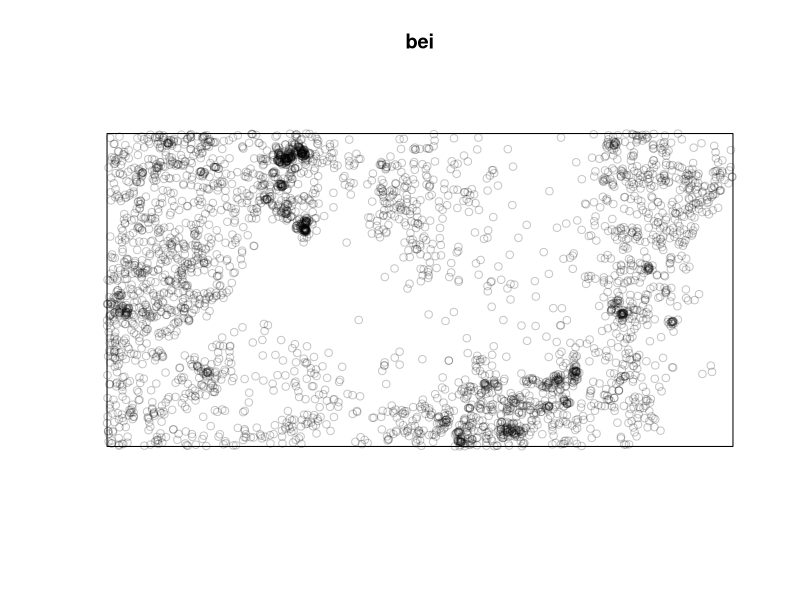
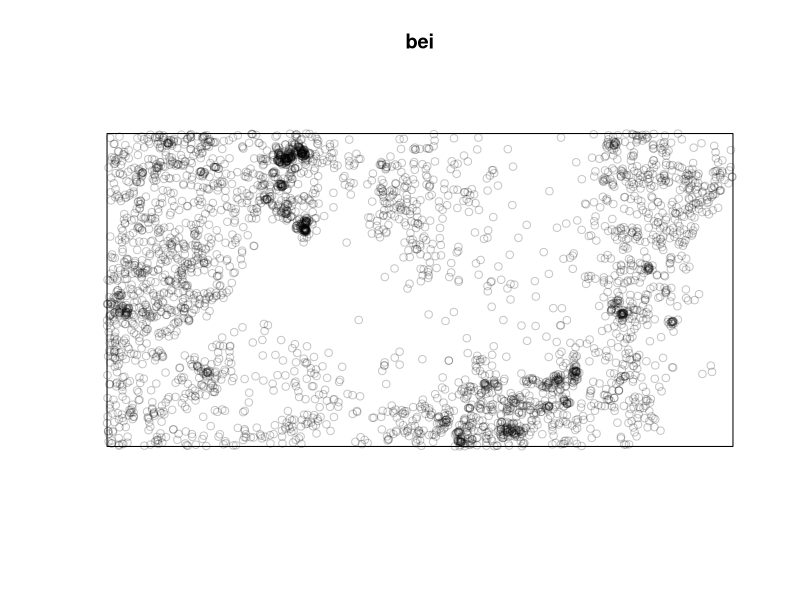
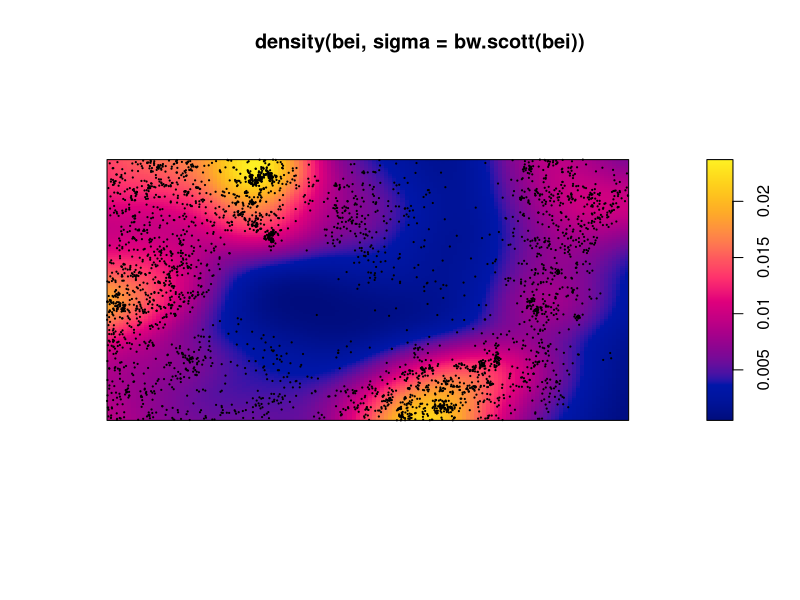
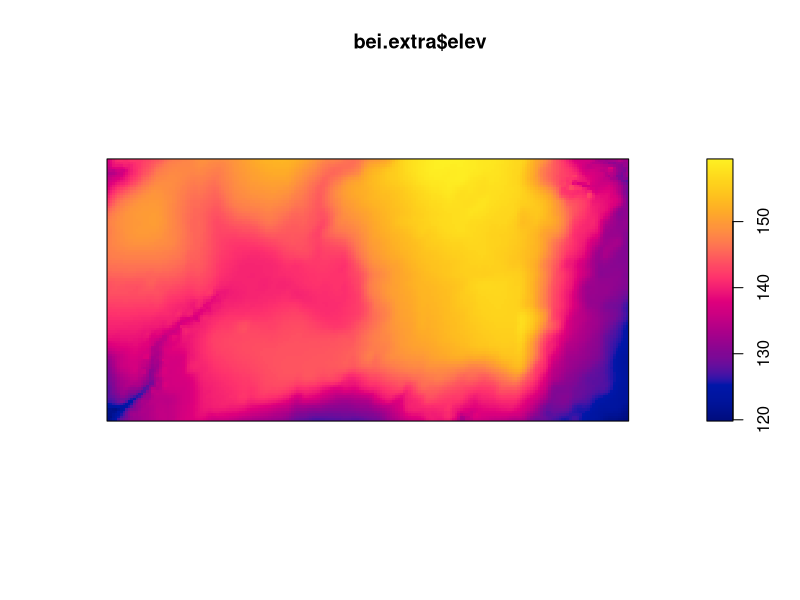
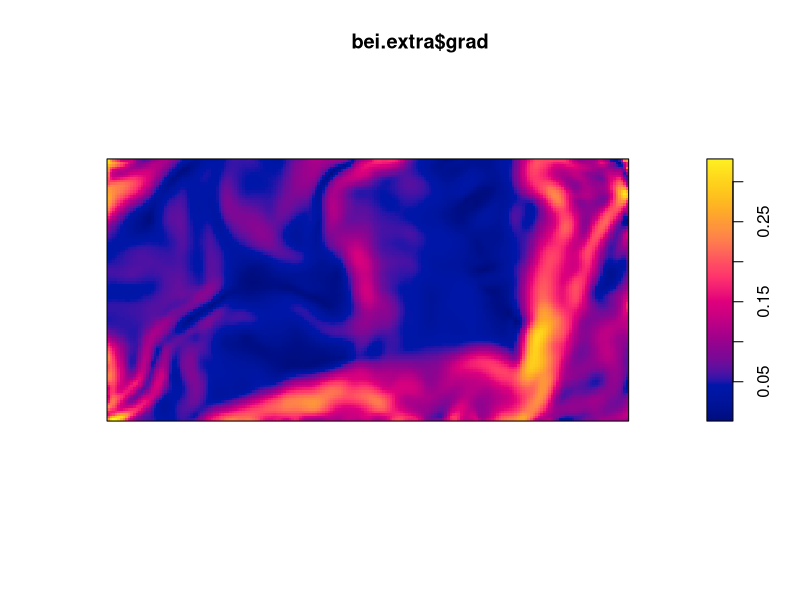
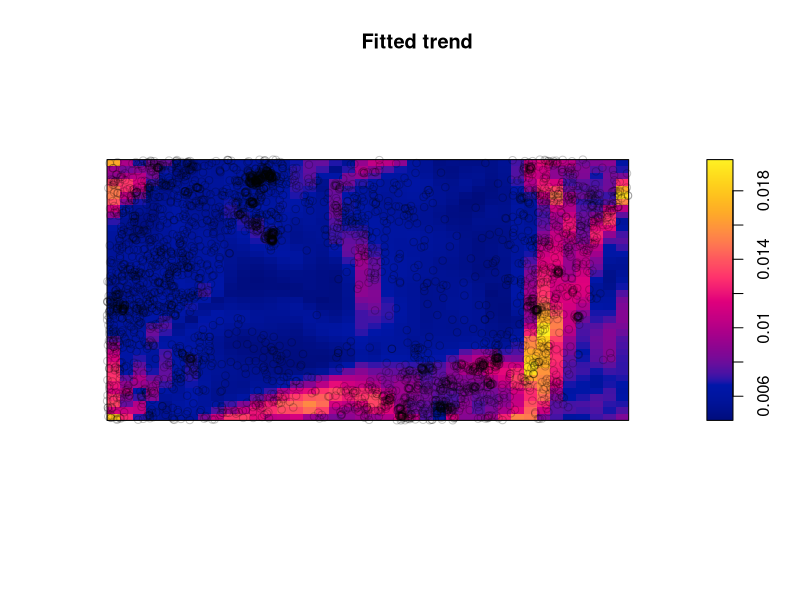
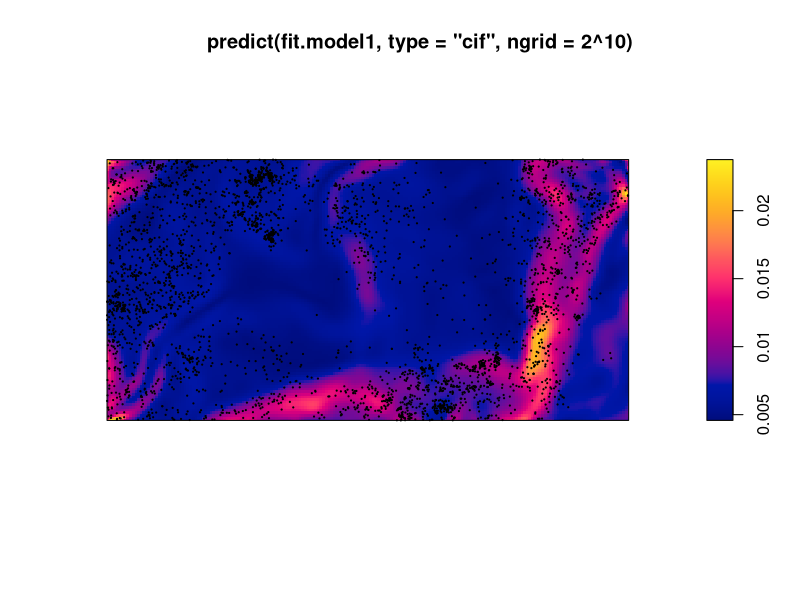
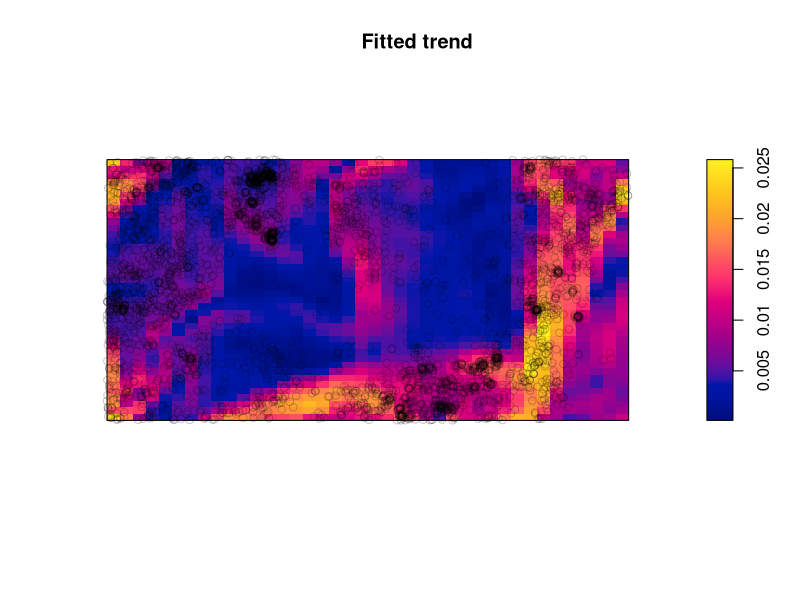

The R script that drew these images, in order:
# R code created by Choi Seokjun
# UTF-8 CRLF
# windows 10 64-bit.
# R 3.6.3


library(spatstat)

#
data(bei)
plot(bei)

# bw.scott(bei) #76.80943 41.01130
plot(bei)
filename = paste("C:/gitProject/SpaTempoDA/HW4/prob3_bei.png",sep="")
dev.copy(png,filename=filename)
dev.off()

plot(density(bei, sigma = bw.scott(bei)))
points(bei, pch = 20, cex=0.25)
filename = paste("C:/gitProject/SpaTempoDA/HW4/prob3_intensity_nocovariates.png",sep="")
dev.copy(png,filename=filename)
dev.off()


head(bei.extra)
plot(bei.extra$elev)
filename = paste("C:/gitProject/SpaTempoDA/HW4/prob3_elev.png",sep="")
dev.copy(png,filename=filename)
dev.off()
plot(bei.extra$grad)
filename = paste("C:/gitProject/SpaTempoDA/HW4/prob3_grad.png",sep="")
dev.copy(png,filename=filename)
dev.off()



# model 1
grad = bei.extra$grad
fit.model1 = ppm(bei, ~slope, covariates=list(slope=grad))
# > ppm(bei, ~slope, covariates=list(slope=grad))
# Nonstationary Poisson process

# Log intensity:  ~slope

# Fitted trend coefficients:
# (Intercept)       slope
#   -5.391053    5.026710 

#              Estimate       S.E.   CI95.lo   CI95.hi Ztest      Zval
# (Intercept) -5.391053 0.03001787 -5.449887 -5.332219   *** -179.5948
# slope        5.026710 0.24534296  4.545847  5.507573   ***   20.4885
# => λ(u) = exp(−5.391053 + 5.026710 Z(u)). 

plot(fit.model1, how = "image", se = FALSE)
filename = paste("C:/gitProject/SpaTempoDA/HW4/prob3_model1_fit.png",sep="")
dev.copy(png,filename=filename)
dev.off()

plot(predict(fit.model1, type="cif", ngrid=2^10))
points(bei, pch = 20, cex=0.25)
filename = paste("C:/gitProject/SpaTempoDA/HW4/prob3_model1_predict.png",sep="")
dev.copy(png,filename=filename)
dev.off()



# model 2
fit.model2 = ppm(bei, ~offset(log(slope)), covariates = list(slope = grad))
#              Estimate       S.E.   CI95.lo   CI95.hi Ztest      Zval
# (Intercept) -2.427165 0.01665742 -2.459813 -2.394517   *** -145.7108
# => λ(u) = exp(-2.427165)Z(u) = 0.08828677 Z(u)

plot(fit.model2, how = "image", se = FALSE)
filename = paste("C:/gitProject/SpaTempoDA/HW4/prob3_model2_fit.png",sep="")
dev.copy(png,filename=filename)
dev.off()

plot(predict(fit.model2, type="cif", ngrid=256))
points(bei, pch = 20, cex=0.25)
filename = paste("C:/gitProject/SpaTempoDA/HW4/prob3_model2_predict.png",sep="")
dev.copy(png,filename=filename)
dev.off()
